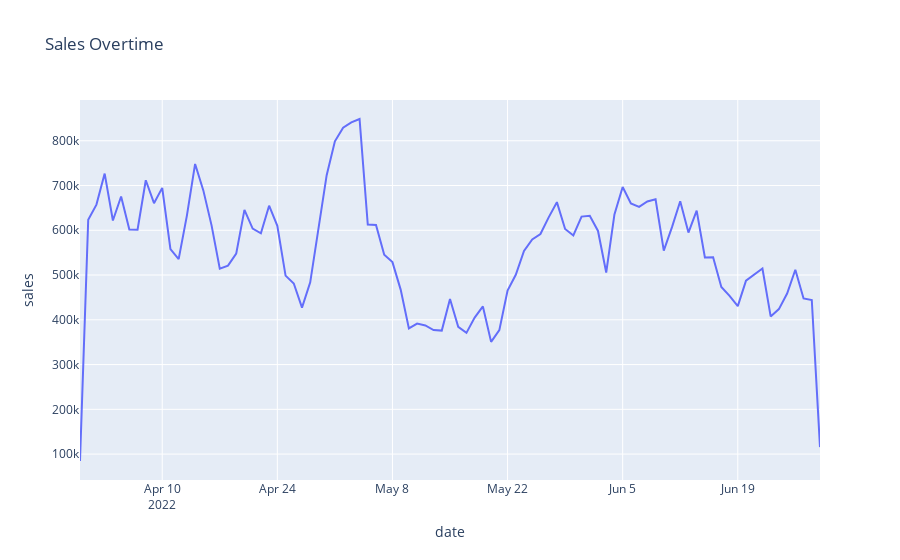

Source (notebook cell):
### Markdown cell above
# III. Data Overview
---

### Code cell
# Plot data menggunakan plotly
fig = px.line(df1, x=df1.index, y="sales", title='Sales Overtime')
fig.show()
